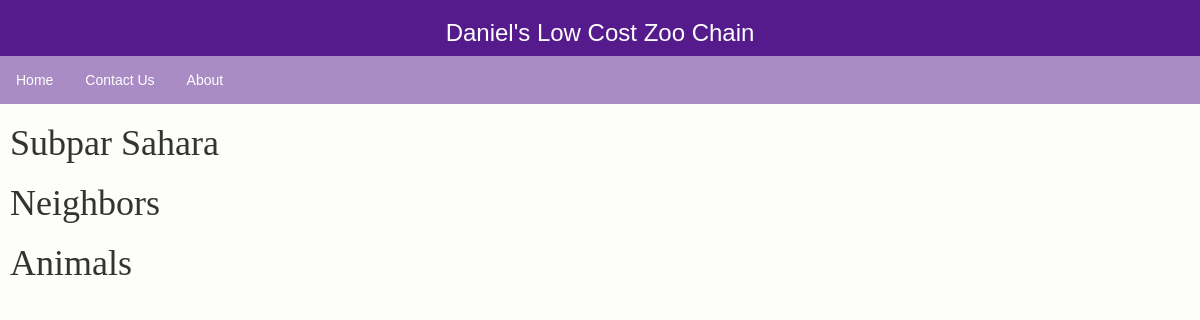
The app's page /zoo/exhibit/1, older data.
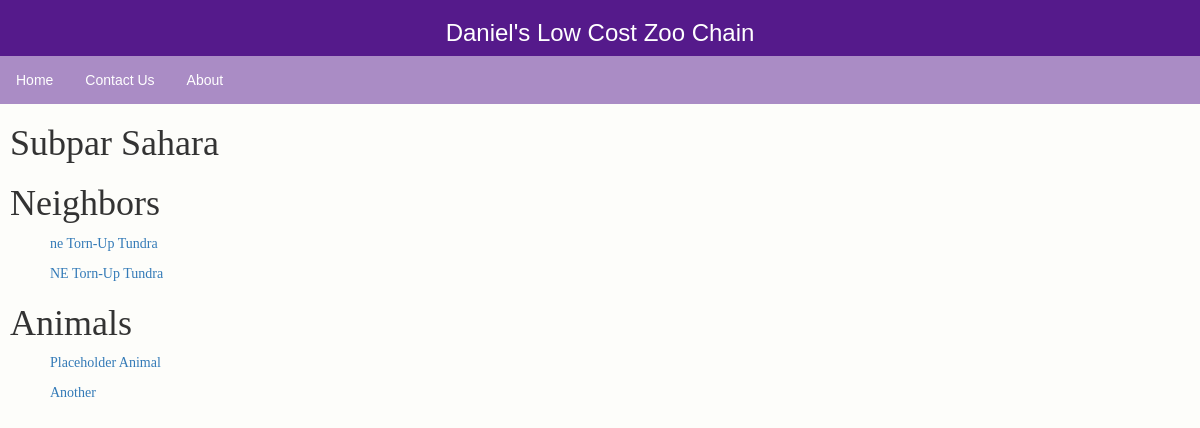
The same page, newer data.
### zoo/models.py (models this page shows, shortened)
class Neighbors(models.Model):
    fromExhibit = models.ForeignKey("Exhibit", on_delete=models.SET_NULL, null=True, related_name='fromExhibit')
    direction = models.CharField(max_length=2, help_text="Enter Direction To Travel")
    toExhibit = models.ForeignKey("Exhibit", on_delete=models.SET_NULL, null=True, related_name='toExhibit')

class Exhibit(models.Model):
    name = models.CharField(max_length=200, help_text="Enter Exhibit Name")
    zoo = models.ForeignKey("Zoo", on_delete=models.SET_NULL, null=True, related_name='parentZoo')
    hasExit = models.BooleanField(default=False)
    def __str__(self):
        return self.name

class Animals(models.Model):
    parentExhibit = models.ForeignKey("Exhibit", on_delete=models.SET_NULL, null=True, related_name='parentExhibit')
    name = models.CharField(max_length=200, help_text="Enter Animal Name", null=True)
    imageFilePath = models.CharField(max_length=200, help_text="Enter Image Path", null=True)
    soundFilePath = models.CharField(max_length=200, help_text="Enter Sound Path", null=True)
    habitatDesc = models.TextField(max_length=1000, help_text="Enter a Description", null=True)
    dietDesc = models.TextField(max_length=1000, help_text="Enter a Description", null=True)

### zoo/views.py (the view)
# urls.py: path('exhibit/<int:pk>', views.ExhibitDetailView.as_view(), name='exhibitDetail'),
class ExhibitDetailView(generic.DetailView):
    model = Exhibit

### zoo/templates/zoo/exhibit_detail.html
{% extends "base_generic.html" %}
{% block content %}
<h1>{{ exhibit.name }}</h1>
<h1>Neighbors</h1>
{% for neighbors in exhibit.fromExhibit.all %}
    <p><a href="{{ neighbors.toExhibit.id }}">{{ neighbors.direction }} {{ neighbors.toExhibit }}</a></p>
{% endfor %}
<h1>Animals</h1>
{% for animals in exhibit.parentExhibit.all %}
    <p><a href="/zoo/animal/{{ animals.id }}">{{ animals.name }}</a></p>
{% endfor %}
{% endblock %}

Row changes from the older to the newer data that the page shows:
added Neighbors: direction "ne", toExhibit "Torn-Up Tundra"
added Neighbors: direction "NE", toExhibit "Torn-Up Tundra"
added Animals: name "Placeholder Animal"
added Animals: name "Another"
